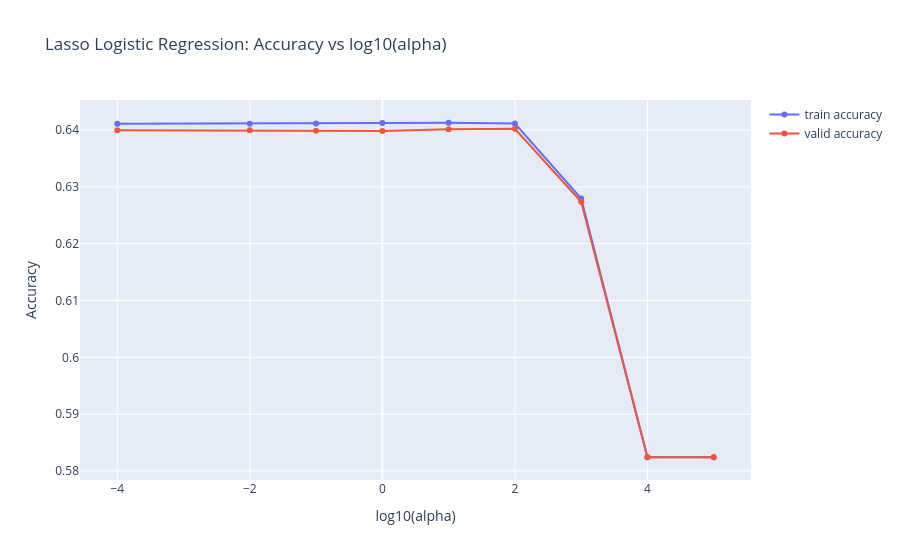

Notebook cell for this chart:
### Markdown cell above
### Lasso

### Code cell
from sklearn.model_selection import GridSearchCV
from sklearn.linear_model import LogisticRegression
import plotly.graph_objects as go

alpha_grid = np.array([0.0001, 0.01, 0.1, 1, 10, 100, 1000, 10000, 100000])
grid = {'C': 1 / alpha_grid}  # LogisticRegression uses C, the inverse of alpha.

lasso_logreg = LogisticRegression(
    penalty='l1',
    solver='saga',
    max_iter=3000,
    random_state=0
)
lassoCV = GridSearchCV(
    lasso_logreg,
    param_grid=grid,
    scoring='accuracy',
    cv=5,
    return_train_score=True,
    n_jobs=-1
)
lassoCV.fit(X_train, y_train)

best_lasso_alpha = 1 / lassoCV.best_params_['C']
print('best alpha =', best_lasso_alpha, '  valid accuracy =', round(lassoCV.best_score_, 4))

lasso_results = pd.DataFrame()
lasso_results['alpha'] = np.log10(alpha_grid)
lasso_results['train accuracy'] = lassoCV.cv_results_['mean_train_score']
lasso_results['valid accuracy'] = lassoCV.cv_results_['mean_test_score']

fig = go.Figure()
fig.add_trace(go.Scatter(x=lasso_results['alpha'], y=lasso_results['train accuracy'], mode='lines+markers', name='train accuracy'))
fig.add_trace(go.Scatter(x=lasso_results['alpha'], y=lasso_results['valid accuracy'], mode='lines+markers', name='valid accuracy'))
fig.update_layout(title='Lasso Logistic Regression: Accuracy vs log10(alpha)', xaxis_title='log10(alpha)', yaxis_title='Accuracy')
fig.show()

lasso_logreg = lassoCV.best_estimator_
y_pred_lasso = lasso_logreg.predict(X_test)
lasso_classification_rep = classification_report(y_test, y_pred_lasso)
print('Lasso Logistic Regression Classification Report:')
print(lasso_classification_rep)
lasso_accuracy = accuracy_score(y_test, y_pred_lasso)
print(f'Lasso Logistic Regression Accuracy: {lasso_accuracy:.4f}')

lasso_feature_importance = pd.DataFrame({
    'feature': X_train.columns,
    'max_abs_coefficient': np.abs(lasso_logreg.coef_).max(axis=0)
}).sort_values('max_abs_coefficient', ascending=False)

print('Most important features:')
display(lasso_feature_importance.head(20))

### Figure 1 — Plotly figure (JSON) as saved in the notebook; plotly's stock layout.template omitted (floating-point values rounded to 4 significant figures)
{"data": [{"mode": "lines+markers", "name": "train accuracy", "type": "scatter", "x": [-4.0, -2.0, -1.0, 0.0, 1.0, 2.0, 3.0, 4.0, 5.0], "y": [0.6411, 0.6411, 0.6411, 0.6412, 0.6413, 0.6411, 0.6279, 0.5824, 0.5824]}, {"mode": "lines+markers", "name": "valid accuracy", "type": "scatter", "x": [-4.0, -2.0, -1.0, 0.0, 1.0, 2.0, 3.0, 4.0, 5.0], "y": [0.64, 0.64, 0.6399, 0.6398, 0.6401, 0.6402, 0.6274, 0.5824, 0.5824]}], "layout": {"title": {"text": "Lasso Logistic Regression: Accuracy vs log10(alpha)"}, "xaxis": {"title": {"text": "log10(alpha)"}}, "yaxis": {"title": {"text": "Accuracy"}}}}
